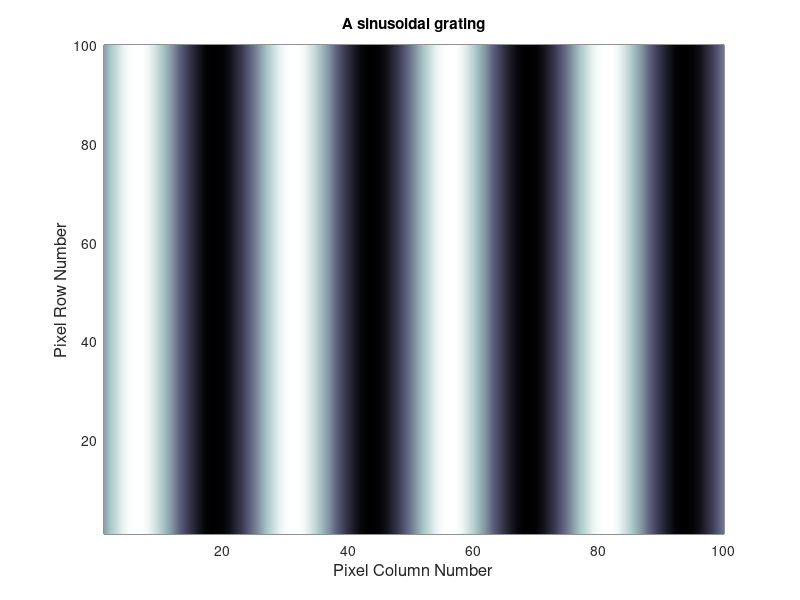

Reproduce this figure in MATLAB.
% John Semmlow- 'Signals and Systems for Bioengineers, A MATLAB - Based Introduction', 2ndEd
% Example 2.7 Construct the image of a sine wave grating having 4 cycles
% across the image.  Make the image 100 by 100 pixels.
%

N = 100;          % Number of pixels per line 
x = (1:N)/N;      % Pixel vector
y = sin(8*pi*x);  % Four cycle sine wave
for k = 1:N
    I(k,:) = y;   % Duplicate 100 times
end

pcolor(I)
shading interp;      % Use interpolation 
colormap(bone);      % use a grayscale colormap
%axis('square');     % Adjust axis aspect ratio
xlabel('Pixel Column Number','FontSize',12);
ylabel('Pixel Row Number','FontSize',12);
title('A sinusoidal grating')
%The sinusoidal gradation in gray levels is compromised in the printing process.